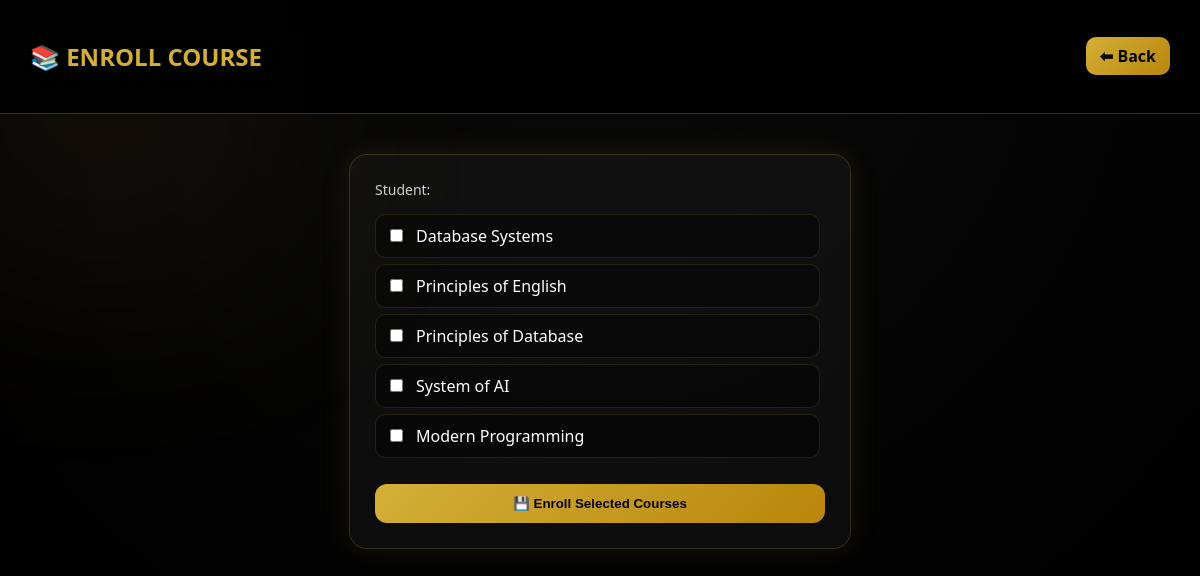
The app's page /enroll_student.php with its own data.
### tables this page shows
CREATE TABLE `course` (
  `course_id` int(11) NOT NULL,
  `course_name` varchar(100) DEFAULT NULL,
  `credits` int(11) DEFAULT NULL,
  `lecturer_id` int(11) DEFAULT NULL
);

### enroll_student.php (the view, shortened to what this page needs)
<?php
include 'config.php';
$id = $_GET['id'];
$student = mysqli_fetch_assoc(mysqli_query($conn,"
SELECT student_name FROM student WHERE student_id='$id'
"));
$courses = mysqli_query($conn,"SELECT * FROM course");
?>
<!DOCTYPE html>
<html>
<head>
</head>
<body>
<div class="header">
    <h2>📚 ENROLL COURSE</h2>
    <a href="students.php" class="back-btn">⬅ Back</a>
</div>
<div class="container">
<div class="box">
<div class="student">
Student: <b><?= $student['student_name']; ?></b>
</div>
<form method="POST">
<div class="course-list">
<?php while($c = mysqli_fetch_assoc($courses)){ ?>
<div class="course">
<label>
<input type="checkbox" name="course[]" value="<?= $c['course_id']; ?>">
<?= $c['course_name']; ?>
</label>
</div>
<?php } ?>
</div>
<button class="btn" name="enroll">💾 Enroll Selected Courses</button>
</form>
</div>
</div>
</body>
</html>

### enroll_student.php (style rules this page uses)
body { margin:0; font-family:'Segoe UI', sans-serif; background: radial-gradient(circle at top, #0a0a0a, #000); color:#fff; }
body::before { content:""; position:fixed; width:500px; height:500px; background:radial-gradient(circle, rgba(212,175,55,0.08), transparent); top:-150px; left:-150px; filter:blur(80px); z-index:-1; }
.header { display:flex; justify-content:space-between; align-items:center; padding:20px 30px; background:rgba(0,0,0,0.9); border-bottom:1px solid rgba(212,175,55,0.3); }
.header h2 { color:#d4af37; }
.back-btn { background:linear-gradient(135deg,#d4af37,#b8860b); color:black; padding:8px 14px; border-radius:10px; text-decoration:none; font-weight:bold; transition:0.3s; }
.container { display:flex; justify-content:center; align-items:center; padding:40px; }
.box { width:450px; background:rgba(255,255,255,0.04); border:1px solid rgba(212,175,55,0.2); border-radius:18px; padding:25px; box-shadow:0 0 30px rgba(212,175,55,0.1); transition:0.3s; }
.student { margin-bottom:15px; font-size:14px; opacity:0.8; }
.course-list { max-height:250px; overflow-y:auto; padding-right:5px; }
.course { padding:10px; border-radius:10px; margin-bottom:6px; background:rgba(0,0,0,0.4); border:1px solid rgba(212,175,55,0.15); transition:0.2s; }
.course label { cursor:pointer; display:flex; gap:10px; align-items:center; }
.btn { width:100%; margin-top:20px; padding:12px; border:none; border-radius:12px; font-weight:bold; background:linear-gradient(135deg,#d4af37,#b8860b); cursor:pointer; transition:0.3s; }

### records on screen
course: course_name "Database Systems"
course: course_name "Principles of English"
course: course_name "Principles of Database"
course: course_name "System of AI"
course: course_name "Modern Programming"
